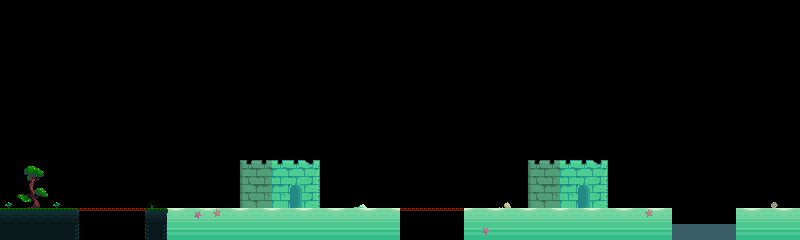

The image is a tile-based game level rendered from a .tmx file. Its description and complete source (layers, tilesets, objects, tile grids) follow:
An orthogonal 50x15 tile map with 16x16 px tiles, 2 tile layers (topTiles, foreground) and 17 objects (6x tile, 3x palm, 3x hermit, 3x water, 2x trigger).

<map version="1.0" orientation="orthogonal" renderorder="right-down" width="50" height="15" tilewidth="16" tileheight="16" nextobjectid="27">
 <properties>
  <property name="song" value="beach" />
 </properties>
 <tileset firstgid="1" name="tiles" tilewidth="16" tileheight="16" spacing="1" tilecount="330" columns="22">
  <image source="../../graphics/tiles.png" width="374" height="255" />
 </tileset>
 <layer name="topTiles" width="50" height="15">
  <data encoding="csv">
0,0,0,0,0,0,0,0,0,0,0,0,0,0,0,0,0,0,0,0,0,0,0,0,0,0,0,0,0,0,0,0,0,0,0,0,0,0,0,0,0,0,0,0,0,0,0,0,0,0,
0,0,0,0,0,0,0,0,0,0,0,0,0,0,0,0,0,0,0,0,0,0,0,0,0,0,0,0,0,0,0,0,0,0,0,0,0,0,0,0,0,0,0,0,0,0,0,0,0,0,
0,0,0,0,0,0,0,0,0,0,0,0,0,0,0,0,0,0,0,0,0,0,0,0,0,0,0,0,0,0,0,0,0,0,0,0,0,0,0,0,0,0,0,0,0,0,0,0,0,0,
0,0,0,0,0,0,0,0,0,0,0,0,0,0,0,0,0,0,0,0,0,0,0,0,0,0,0,0,0,0,0,0,0,0,0,0,0,0,0,0,0,0,0,0,0,0,0,0,0,0,
0,0,0,0,0,0,0,0,0,0,0,0,0,0,0,0,0,0,0,0,0,0,0,0,0,0,0,0,0,0,0,0,0,0,0,0,0,0,0,0,0,0,0,0,0,0,0,0,0,0,
0,0,0,0,0,0,0,0,0,0,0,0,0,0,0,0,0,0,0,0,0,0,0,0,0,0,0,0,0,0,0,0,0,0,0,0,0,0,0,0,0,0,0,0,0,0,0,0,0,0,
0,0,0,0,0,0,0,0,0,0,0,0,0,0,0,0,0,0,0,0,0,0,0,0,0,0,0,0,0,0,0,0,0,0,0,0,0,0,0,0,0,0,0,0,0,0,0,0,0,0,
0,0,0,0,0,0,0,0,0,0,0,0,0,0,0,0,0,0,0,0,0,0,0,0,0,0,0,0,0,0,0,0,0,0,0,0,0,0,0,0,0,0,0,0,0,0,0,0,0,0,
0,0,0,0,0,0,0,0,0,0,0,0,0,0,0,0,0,0,0,0,0,0,0,0,0,0,0,0,0,0,0,0,0,0,0,0,0,0,0,0,0,0,0,0,0,0,0,0,0,0,
0,0,0,0,0,0,0,0,0,0,0,0,0,0,0,0,0,0,0,0,0,0,0,0,0,0,0,0,0,0,0,0,0,0,0,0,0,0,0,0,0,0,0,0,0,0,0,0,0,0,
0,16,17,0,0,0,0,0,0,0,0,0,0,0,0,19,20,108,108,109,0,0,0,0,0,0,0,0,0,0,0,0,0,19,20,108,108,109,0,0,0,0,0,0,0,0,0,0,0,0,
0,38,39,0,0,0,0,0,0,0,0,0,0,0,0,41,42,130,153,131,0,0,0,0,0,0,0,0,0,0,0,0,0,41,42,130,153,131,0,0,0,0,0,0,0,0,0,0,0,0,
62,60,61,62,0,0,0,0,0,57,0,0,0,0,0,41,64,152,175,131,0,0,0,0,0,0,0,0,0,0,0,0,0,41,64,152,175,131,0,0,0,0,0,0,0,0,0,0,0,0,
2,2,2,2,4,5,5,5,5,6,67,115,114,115,114,115,114,115,114,115,114,115,114,115,114,5,5,5,5,115,114,115,114,115,114,115,114,115,114,115,114,115,0,0,0,0,114,115,114,115,
24,24,24,24,25,0,0,0,0,23,89,137,136,137,136,137,136,137,136,137,136,137,136,137,136,0,0,0,0,137,136,137,136,137,136,137,136,137,136,137,136,137,69,69,69,69,136,137,136,137
</data>
 </layer>
 <objectgroup name="topObjects" visible="0">
  <object id="1" name="palm" x="192" y="176" width="16" height="16" />
  <object id="3" name="hermit" x="272" y="192" width="16" height="16" />
  <object id="4" name="trigger" x="0" y="0" height="208">
   <properties>
    <property name="map" value="pathway;778;192;" />
   </properties>
  </object>
  <object id="5" name="palm" x="336" y="176" width="16" height="16" />
  <object id="10" name="water" x="80" y="224" width="64" height="16">
   <properties>
    <property name="width" type="int" value="64" />
   </properties>
  </object>
  <object id="13" name="hermit" x="560" y="192" width="16" height="16" />
  <object id="14" name="palm" x="624" y="176" width="16" height="16" />
  <object id="15" name="hermit" x="432" y="192" width="16" height="16" />
  <object id="18" name="water" x="400" y="224" width="64" height="16">
   <properties>
    <property name="width" type="int" value="64" />
   </properties>
  </object>
  <object id="19" name="water" x="672" y="208" width="64" height="16">
   <properties>
    <property name="width" type="int" value="64" />
   </properties>
  </object>
  <object id="20" name="trigger" x="800" y="0" height="240">
   <properties>
    <property name="map" value="beach2;16;192;" />
   </properties>
  </object>
  <object id="21" name="tile" x="0" y="208" width="80" height="32" />
  <object id="22" name="tile" x="80" y="208" width="64" height="3" />
  <object id="23" name="tile" x="144" y="208" width="256" height="32" />
  <object id="24" name="tile" x="400" y="208" width="64" height="2" />
  <object id="25" name="tile" x="464" y="208" width="208" height="32" />
  <object id="26" name="tile" x="736" y="208" width="64" height="32" />
 </objectgroup>
 <layer name="foreground" width="50" height="15">
  <data encoding="csv">
0,0,0,0,0,0,0,0,0,0,0,0,0,0,0,0,0,0,0,0,0,0,0,0,0,0,0,0,0,0,0,0,0,0,0,0,0,0,0,0,0,0,0,0,0,0,0,0,0,0,
0,0,0,0,0,0,0,0,0,0,0,0,0,0,0,0,0,0,0,0,0,0,0,0,0,0,0,0,0,0,0,0,0,0,0,0,0,0,0,0,0,0,0,0,0,0,0,0,0,0,
0,0,0,0,0,0,0,0,0,0,0,0,0,0,0,0,0,0,0,0,0,0,0,0,0,0,0,0,0,0,0,0,0,0,0,0,0,0,0,0,0,0,0,0,0,0,0,0,0,0,
0,0,0,0,0,0,0,0,0,0,0,0,0,0,0,0,0,0,0,0,0,0,0,0,0,0,0,0,0,0,0,0,0,0,0,0,0,0,0,0,0,0,0,0,0,0,0,0,0,0,
0,0,0,0,0,0,0,0,0,0,0,0,0,0,0,0,0,0,0,0,0,0,0,0,0,0,0,0,0,0,0,0,0,0,0,0,0,0,0,0,0,0,0,0,0,0,0,0,0,0,
0,0,0,0,0,0,0,0,0,0,0,0,0,0,0,0,0,0,0,0,0,0,0,0,0,0,0,0,0,0,0,0,0,0,0,0,0,0,0,0,0,0,0,0,0,0,0,0,0,0,
0,0,0,0,0,0,0,0,0,0,0,0,0,0,0,0,0,0,0,0,0,0,0,0,0,0,0,0,0,0,0,0,0,0,0,0,0,0,0,0,0,0,0,0,0,0,0,0,0,0,
0,0,0,0,0,0,0,0,0,0,0,0,0,0,0,0,0,0,0,0,0,0,0,0,0,0,0,0,0,0,0,0,0,0,0,0,0,0,0,0,0,0,0,0,0,0,0,0,0,0,
0,0,0,0,0,0,0,0,0,0,0,0,0,0,0,0,0,0,0,0,0,0,0,0,0,0,0,0,0,0,0,0,0,0,0,0,0,0,0,0,0,0,0,0,0,0,0,0,0,0,
0,0,0,0,0,0,0,0,0,0,0,0,0,0,0,0,0,0,0,0,0,0,0,0,0,0,0,0,0,0,0,0,0,0,0,0,0,0,0,0,0,0,0,0,0,0,0,0,0,0,
0,0,0,0,0,0,0,0,0,0,0,0,0,0,0,0,0,0,0,0,0,0,0,0,0,0,0,0,0,0,0,0,0,0,0,0,0,0,0,0,0,0,0,0,0,0,0,0,0,0,
0,0,0,0,0,0,0,0,0,0,0,0,0,0,0,0,0,0,0,0,0,0,0,0,0,0,0,0,0,0,0,0,0,0,0,0,0,0,0,0,0,0,0,0,0,0,0,0,0,0,
0,0,0,0,0,0,0,0,0,0,0,0,0,0,0,0,0,0,0,0,0,0,177,0,0,0,0,0,0,0,0,133,0,0,0,0,0,0,0,0,0,0,0,0,0,0,0,0,199,0,
0,0,0,0,0,0,0,0,0,0,0,0,178,179,0,0,0,0,0,0,0,0,0,0,0,0,0,0,0,0,0,0,0,0,0,0,0,0,0,0,179,0,0,0,0,0,0,0,0,0,
0,0,0,0,0,0,0,0,0,0,0,0,0,0,0,0,0,0,0,0,0,0,0,0,0,0,0,0,0,0,178,0,0,0,0,0,0,0,0,0,0,0,0,0,0,0,0,0,0,0
</data>
 </layer>
</map>
